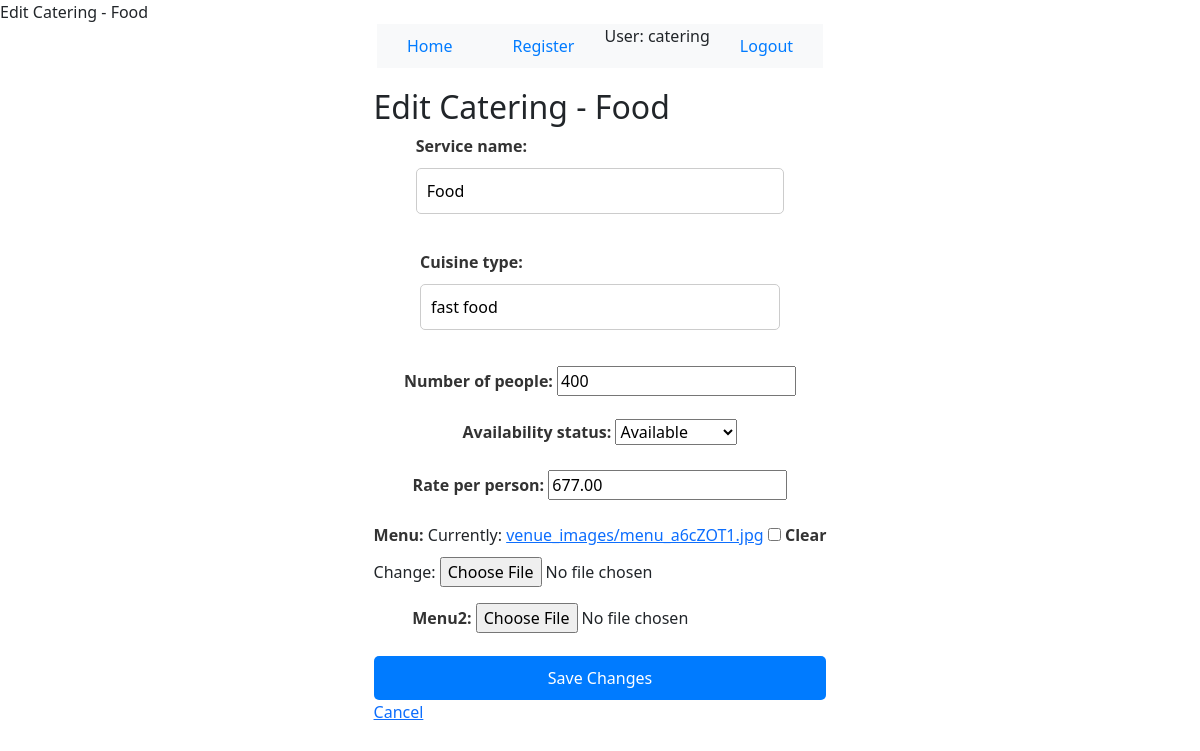
Before: /catalog/edit_catering/3/ (signed in) with the older database file.
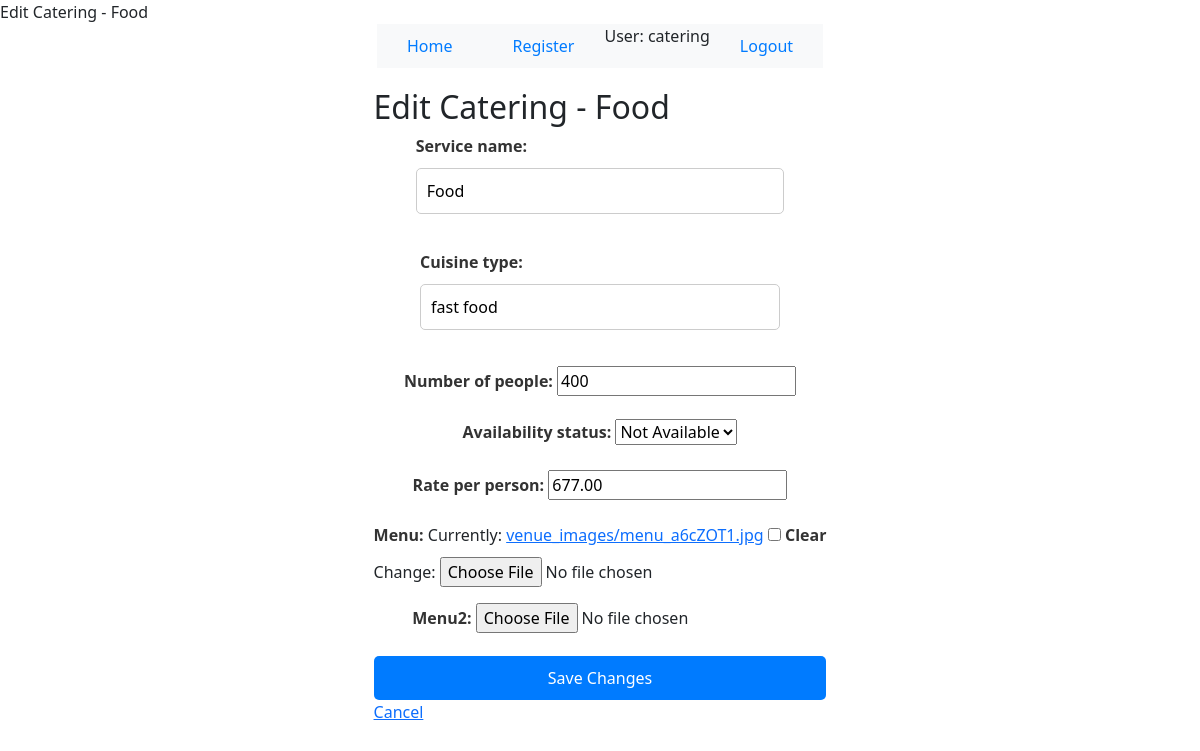
After: the same page with the newer database file.
### catalog/models.py (models this page shows, shortened)
class Catering(models.Model):
    AVAILABILITY_CHOICES = [
        ('A', 'Available'),
        ('N', 'Not Available'),
    ]
    catering_id = models.AutoField(primary_key=True)
    user_id = models.ForeignKey(settings.AUTH_USER_MODEL, on_delete=models.SET_NULL, null=True, blank=True)
    service_name = models.CharField(max_length=255)
    cuisine_type = models.CharField(max_length=255)
    number_of_people = models.PositiveIntegerField()
    availability_status = models.CharField(max_length=1, choices=AVAILABILITY_CHOICES, default='A')
    rate_per_person = models.DecimalField(max_digits=10, decimal_places=2)
    menu = models.ImageField(upload_to='venue_images/', null=True, blank=True)
    menu2 = models.ImageField(upload_to='venue_images/', null=True, blank=True)

### catalog/views.py (the view)
# urls.py: path('edit_catering/<int:catering_id>/', views.edit_catering, name='edit_catering'),
@login_required
def edit_catering(request, catering_id):
    catering = get_object_or_404(Catering, pk=catering_id, user_id=request.user)
    if request.method == 'POST':
        form = CateringForm(request.POST, request.FILES, instance=catering)
        if form.is_valid():
            form.save()  # Save the form data to update the catering record
            return redirect('catering_list')  # Redirect to the catering list page after successful editing
    else:
        form = CateringForm(instance=catering)
    return render(request, 'edit_catering.html', {'form': form, 'catering': catering})

### catalog/forms.py
class CateringForm(forms.ModelForm):
    class Meta:
        model = Catering
        fields = ['service_name', 'cuisine_type', 'number_of_people', 'availability_status', 'rate_per_person', 'menu', 'menu2']

### catalog/templates/edit_catering.html (shortened to what this page needs)
{% extends 'base_generic.html' %}
{% block title %}Edit Catering - {{ catering.service_name }}{% endblock %}
{% block content %}
  <h2>Edit Catering - {{ catering.service_name }}</h2>
  <form method="post" enctype="multipart/form-data">
    {{ form.as_p }}
    <button type="submit">Save Changes</button>
  </form>
  <a href="{% url 'catering_list' %}">Cancel</a>
{% endblock %}

Changed rows visible on the page:
changed Catering "Food": availability_status "Available" → "Not Available"
